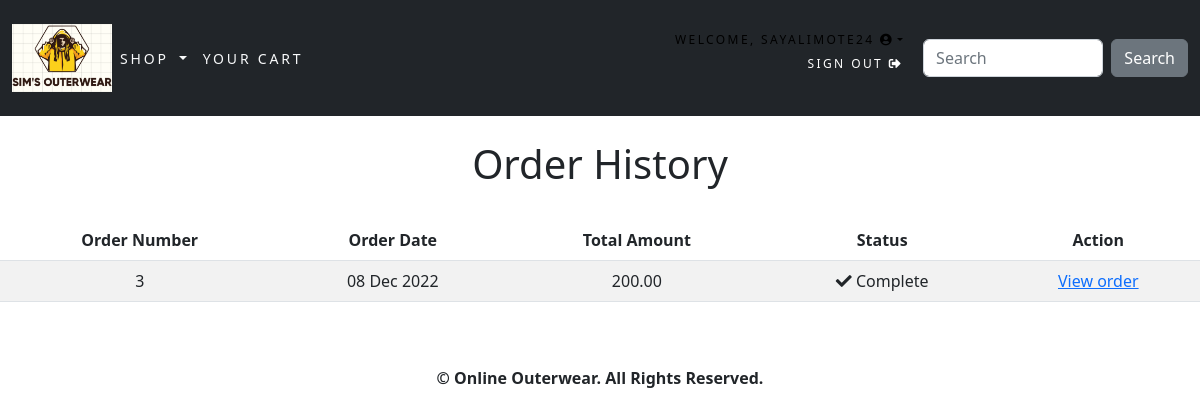
Screenshot of /order/history/ (signed in) with the database file from the repository.
### accounts/models.py (models this page shows)
class CustomUser(AbstractUser):
    age = models.PositiveIntegerField(null=True, blank=True)

### order/models.py (models this page shows, shortened)
class Order(models.Model):
    token = models.CharField(max_length=250, blank=True)
    total = models.DecimalField(max_digits=10, decimal_places=2,
verbose_name='Euro Order Total')
    emailAddress = models.EmailField(max_length=250, blank=True,
verbose_name='Email Address')
    created = models.DateTimeField(auto_now_add=True)
    billingName = models.CharField(max_length=250, blank=True)
    billingAddress1 = models.CharField(max_length=250, blank=True)
    billingCity = models.CharField(max_length=250, blank=True)
    billingPostcode = models.CharField(max_length=10, blank=True)
    billingCountry = models.CharField(max_length=200, blank=True)
    shippingName = models.CharField(max_length=250, blank=True)
    shippingAddress1 = models.CharField(max_length=250, blank=True)
    shippingCity = models.CharField(max_length=250, blank=True)
    shippingPostcode = models.CharField(max_length=10, blank=True)
    shippingCountry = models.CharField(max_length=200, blank=True)
    voucher = models.ForeignKey(Voucher,
                                related_name='orders',
                                null=True,
                                blank=True,
                                on_delete=models.SET_NULL)
    discount = models.IntegerField(default = 0,
                                validators=[MinValueValidator(0),
                                MaxValueValidator(100)])
    class Meta:
        db_table = 'Order'
        ordering = ['-created']

### order/views.py (the view)
# urls.py: path('history/', views.orderHistory.as_view(), name='order_history'),
class orderHistory(LoginRequiredMixin, View):
    def get (self, request):
        if request.user.is_authenticated:
            email = str(request.user.email)
            order_details = Order.objects.filter(emailAddress=email)
        return render(request, 'order/orders_list.html', {'order_details': order_details})

### cart/context_processors.py (called while the page is built)
def counter(request):
    item_count = 0
    if 'admin' in request.path:
        return {}
    else:
        try:
            cart = Cart.objects.filter(cart_id=_cart_id(request))
            cart_items = CartItem.objects.all().filter(cart=cart[:1])
            for cart_item in cart_items:
                item_count += cart_item.quantity
        except Cart.DoesNotExist:
            item_count = 0
    return {'item_count':item_count}

### cart/views.py (called while the page is built)
def _cart_id(request):
    cart = request.session.session_key
    if not cart:
        cart = request.session.create()
    return cart

### shop/context_processors.py (called while the page is built)
def menu_links(request):
    links = Type.objects.all()
    return {'links':links}

### shop/models.py (called while the page is built)
    def get_absolute_url(self):
        return reverse('shop:products_by_type', args=[self.id])

### order/templates/order/orders_list.html (shortened to what this page needs)
{% extends "base.html" %}
{% load static %}
{% block content %}
    <div>
        <div class="text-center">
            <br>
            <h1 class="text-center my_title">Order History</h1>
            <br>
            {% if order_details %}
            <table class="table table-striped">
                <thead>
                    <tr>
                        <th>Order Number</th>
                        <th>Order Date</th>
                        <th>Total Amount</th>
                        <th>Status</th>
                        <th>Action</th>
                    </tr>
                </thead>
                <tbody>
                    {% for order in order_details %}
                    <tr>
                        <td>{{ order.id }}</td>
                        <td>{{ order.created|date:"d M Y" }}</td>
                        <td>{{ order.total }}</td>
                        <td><i class="fas fa-check"></i>&nbsp;Complete</td>
                        <td><a href="{% url 'order:order_detail' order.id %}">View order</a></td>
                    </tr>
                    {% endfor %}
                </tbody>
            </table>
            {% else %}
            <p>You have not placed any orders yet.<br><br><a href="{% url 'shop:all_products' %}"
                                                           class="btn btn-secondary">Continue shopping</a></p>
            {% endif %}
        </div>
    </div>
    <br>
    <br>
{% endblock %}

### shop/templates/navbar.html (shortened to what this page needs)
{% load static %}
<nav class="navbar navbar-expand-lg navbar-light bg-dark text-light py-4">
    <div class="container-fluid">
        <div class="collapse navbar-collapse" id="navbarSupportedContent">
            <div style="text-align: center;">
                <a href="{%url 'shop:all_products' %}">
                <img width="100px" src="{% static 'images/logo.png' %}"
                alt="Online Outdoorwear Store"></a>
            </div>
            <ul class="navbar-nav me-auto mb-2 mb-lg-0">
                <li class="nav-item dropdown">
                    <a class="nav-link dropdown-toggle text-light" href="#" id="navbarDropdown" role="button" data-bs-toggle="dropdown" aria-expanded="false">
    Shop
                    </a>
                </li>
                <li class="nav-item">
                    <a class="nav-link text-light" href="#">Your Cart</a>
                </li>
            </ul>
        </div>
    </div>
    <br>
    <br>
    <div class="container" >
        <div class="my_custom_menu">
            <ul>
                {% if user.is_authenticated %}
                <li>
                    Welcome, <a href="#" class="dropdown-toggle" data-bs-toggle="dropdown"
                    aria-haspopup="true" aria-expanded="false">{{ user.username }}
                    <i class="fas fa-user-circle"></i></a>
                </li>
                <li>
                    <a style="color: white;" href="{% url 'logout' %}">Sign Out <i class="fas fa-sign-out-alt"></i></a>
                </li>
                {% endif %}
            </ul>
        </div>
        <div>
            <form class="d-flex" action="{% url 'search_app:searchResult' %}" method="get">
                <input class="form-control me-2" type="search" placeholder="Search" aria-label="Search" name="q">
                <button class="btn btn-secondary my-2 my-sm-0" type="submit">Search</button>
                <br>
            </form>
        </div>
    </div>
</nav>

### static/css/custom.css (style rules this page uses)
.nav-item { letter-spacing: .2em; font-size: 14px; text-transform: uppercase; }
.my_custom_menu { text-align: right !important; }
.my_custom_menu ul li { list-style: none; color: #000; text-transform: uppercase; letter-spacing: .2em; font-size: 12px; padding-right: 20px; display: inline; }
.my_custom_menu ul li a { text-decoration: none; color: #000; list-style: none; text-transform: uppercase; letter-spacing: .2em; font-size: 12px; }

### rows the page displays
CustomUser: username "SAYALIMOTE24"
Order: id "3", created "08 Dec 2022", total "200.00"
